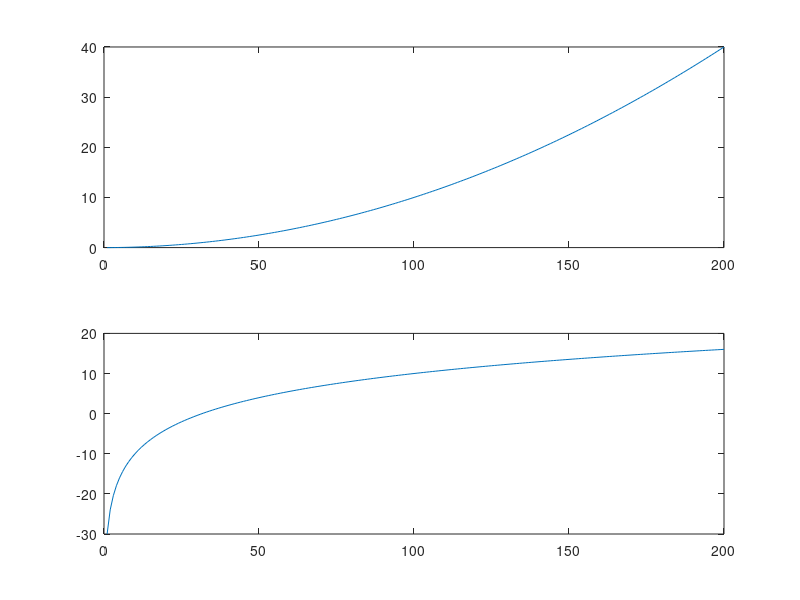

This figure's MATLAB source:
v=1:1:200;
current=v/1000;
subplot(2,1,1);
pw=v.*current;
plot(v,pw);
subplot(2,1,2);
pdbw=10*log10(pw);
plot(v,pdbw);